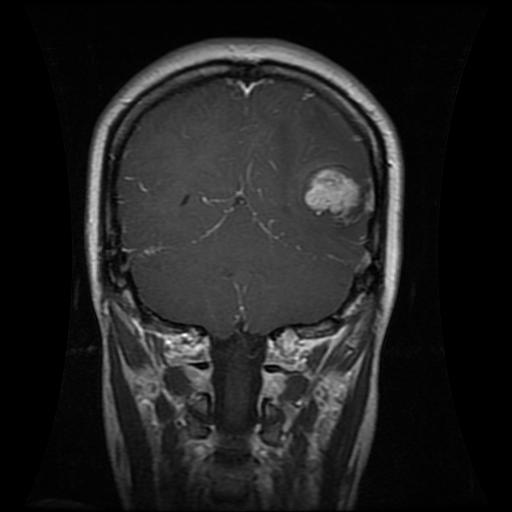
#> input picture BrainTumor/Brain_glioma/gl-0006.jpg, 512 x 512 px, found by its file name; its folder holds only this picture in this run
$ python ArrfProgram.py   (older library calls are emulated)
#> lines starting #> are read from the running program, lines starting #| are printed output that depends on the picture
import os
import cv2
import numpy as np
import pywt
from skimage.feature import graycomatrix, graycoprops, local_binary_pattern, hog

# --- AYARLAR ---
DATASET_PATH = r"C:\Users\murat\Desktop\MuratEfeSahin230404056Proje\BrainTumor"

def extract_glcm_features(image):
    # GLCM özelliklerini 0, 45, 90 ve 135 derece yönleri için hesaplar
    angles = [0, np.pi/4, np.pi/2, 3*np.pi/4]
    distances = [1]
    glcm = graycomatrix(image, distances, angles, levels=256, symmetric=True, normed=True)

    # PDF'de istenen 6 ana doku özelliği
    props = ['contrast', 'dissimilarity', 'homogeneity', 'energy', 'correlation', 'ASM']

    # Farklı yönlerden elde edilen özelliklerin ortalamasını alarak tek bir vektör oluşturur
    features = [np.mean(graycoprops(glcm, p)) for p in props]
    return features

def extract_lbp_features(image):
    # Local Binary Pattern (LBP) (Yerel doku deseni) özelliklerini çıkarır
    lbp = local_binary_pattern(image, 8, 1, method='uniform')
    (hist, _) = np.histogram(lbp.ravel(), bins=np.arange(0, 11), range=(0, 10))
    hist = hist.astype("float")
    hist /= (hist.sum() + 1e-7)
    return hist.tolist()

def extract_hog_features(image):
    # Histogram of Oriented Gradients (HOG) (kenar ve şekil) özelliklerini çıkarır
    # Özellik sayısını optimize etmek için 32x32 boyutlandırma
    resized_img = cv2.resize(image, (32, 32))
    fd = hog(resized_img, orientations=9, pixels_per_cell=(8, 8),
             cells_per_block=(2, 2), visualize=False)
    return fd.tolist()

def save_arff(filename, feature_names, data_list, classes):
    # Özellikleri Weka tarafından okunabilir .arff formatında kaydeder
    with open(filename, 'w') as f:
        f.write("@RELATION image_processing_final\n\n")
        for name in feature_names:
            f.write(f"@ATTRIBUTE {name} NUMERIC\n")
        class_str = ",".join(classes)
        f.write(f"@ATTRIBUTE class {{{class_str}}}\n\n")
        f.write("@DATA\n")
        for row in data_list:
            line = ",".join([str(v) for v in row])
            f.write(line + "\n")

# --- ANA DÖNGÜ ---
CLASSES = sorted([d for d in os.listdir(DATASET_PATH) if os.path.isdir(os.path.join(DATASET_PATH, d))])
glcm_data, glcm_lbp_data, glcm_lbp_hog_data, wavelet_data = [], [], [], []

print(f"Toplam {len(CLASSES)} sınıf için işlem başlatıldı...")

# Tek tek resimleri döngü ile işliyoruz
for class_name in CLASSES:
    class_dir = os.path.join(DATASET_PATH, class_name)
    image_names = [f for f in os.listdir(class_dir) if f.lower().endswith(('.png', '.jpg', '.jpeg'))]

    print(f"> {class_name} sınıfı işleniyor ({len(image_names)} görüntü)...")

    for img_name in image_names:
        img_path = os.path.join(class_dir, img_name)
        image = cv2.imread(img_path, cv2.IMREAD_GRAYSCALE) # Görüntüyü gri tonlamaya dönüştürme
#> image is the input picture: shape (512, 512); min 0, max 255, mean 32.8
        if image is None: continue

        # 1. Standart Özellikler (GLCM, LBP, HOG)
        f_glcm = extract_glcm_features(image)
#> in extract_glcm_features, `features = [np.mean(graycoprops(glcm, p)) for p in props]`: features = [49.41, 3.14, 0.564, 0.232, 0.984, 0.0539]
#> f_glcm = [49.41, 3.14, 0.564, 0.232, 0.984, 0.0539]
        f_lbp = extract_lbp_features(image)
#> in extract_lbp_features, `lbp = local_binary_pattern(image, 8, 1, method='uniform')`:
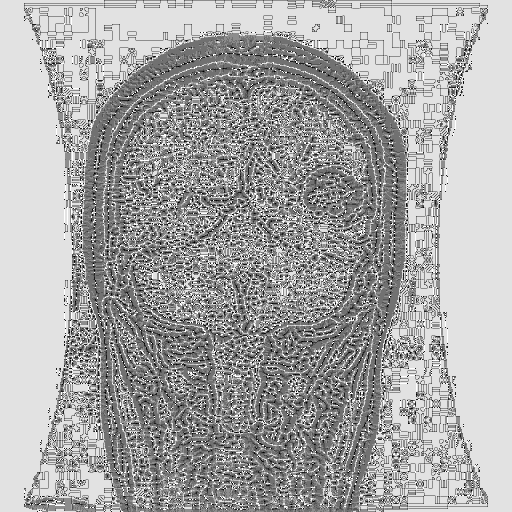
#> lbp: shape (512, 512) float64; min 0, max 9, mean 5.91; drawn with min black and max white
#> in extract_lbp_features, `(hist, _) = np.histogram(lbp.ravel(), bins=np.arange(0, 11), range=(0,..`: hist = [2112, 6951, 5513, 22820, 45699, 41118, 13735, 10714, 103323, 10159]
#> in extract_lbp_features, `hist /= (hist.sum() + 1e-7)`: hist = [0.00806, 0.0265, 0.021, 0.0871, 0.174, 0.157, 0.0524, 0.0409, 0.394, 0.0388]
#> f_lbp has the same summary as hist in extract_lbp_features
        f_hog = extract_hog_features(image)
#> in extract_hog_features, `resized_img = cv2.resize(image, (32, 32))`:
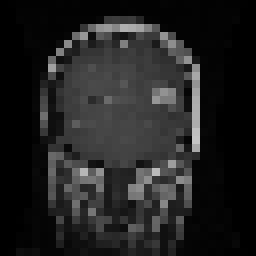
#> resized_img: shape (32, 32) (shown 8 times larger); min 0, max 196, mean 33.4
#> in extract_hog_features, `fd = hog(resized_img, orientations=9, pixels_per_cell=(8, 8), cells_pe..`: fd = 324 values, max 0.331 at index 11, min 0 at index 16, mean 0.134
#> f_hog has the same summary as fd in extract_hog_features

        # 2. Bonus: Wavelet Transform (LL alt bandı üzerinden GLCM)
        coeffs2 = pywt.dwt2(image.astype(float), 'bior1.3')
        LL, _ = coeffs2
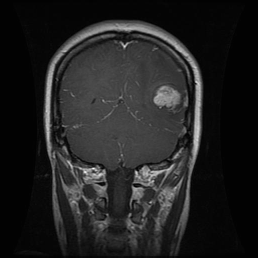
#> LL: shape (258, 258) float64; min -5.98, max 520.9, mean 64.7; drawn with min black and max white
        LL_norm = cv2.normalize(LL, None, 0, 255, cv2.NORM_MINMAX).astype(np.uint8)
        f_wavelet_glcm = extract_glcm_features(LL_norm)
#> f_wavelet_glcm = [154.8, 5.44, 0.5, 0.227, 0.947, 0.0515]

        # Veri Birleştirme (Feature Fusion)
        glcm_data.append(f_glcm + [class_name])
        glcm_lbp_data.append(f_glcm + f_lbp + [class_name])
        glcm_lbp_hog_data.append(f_glcm + f_lbp + f_hog + [class_name])
        wavelet_data.append(f_wavelet_glcm + [class_name])
#> pass 2 of the loop `for class_name in CLASSES:`:
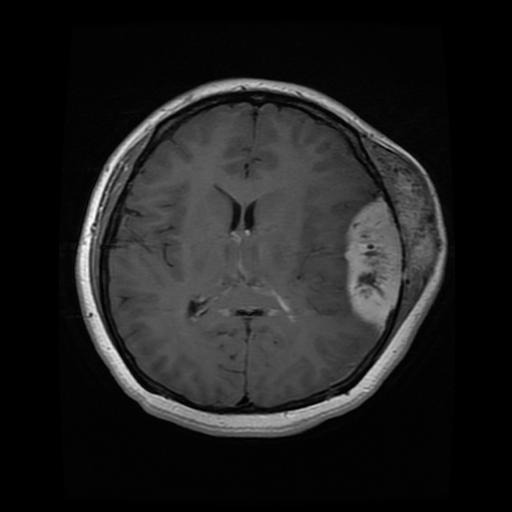
#> input picture BrainTumor/Brain_meningioma/me-0005.jpg, 512 x 512 px, found by its file name
#> image is the input picture: shape (512, 512); min 0, max 255, mean 31.9
#> f_glcm = [52.92, 2.57, 0.67, 0.309, 0.986, 0.0953]
#> in extract_lbp_features (call 2), `lbp = local_binary_pattern(image, 8, 1, method='uniform')`:
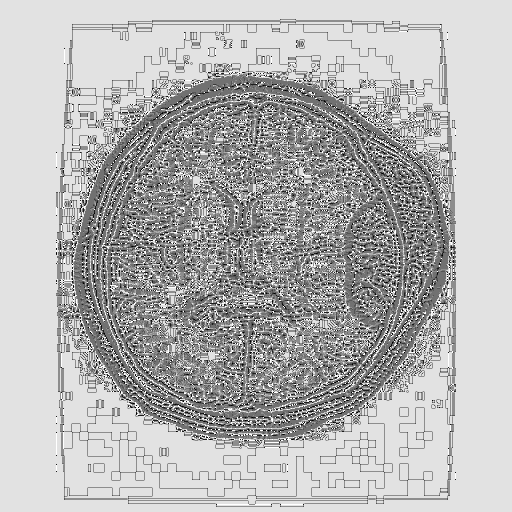
#> lbp: shape (512, 512) float64; min 0, max 9, mean 6.42; drawn with min black and max white
#> in extract_lbp_features (call 2), `(hist, _) = np.histogram(lbp.ravel(), bins=np.arange(0, 11), range=(0,..`: hist = [2148, 5924, 3957, 15242, 32269, 35309, 10681, 8744, 138916, 8954]
#> in extract_lbp_features (call 2), `hist /= (hist.sum() + 1e-7)`: hist = [0.00819, 0.0226, 0.0151, 0.0581, 0.123, 0.135, 0.0407, 0.0334, 0.53, 0.0342]
#> f_lbp has the same summary as hist in extract_lbp_features
#> f_hog = 324 values, max 0.322 at index 11, min 0 at index 5, mean 0.133
#> `LL, _ = coeffs2`:
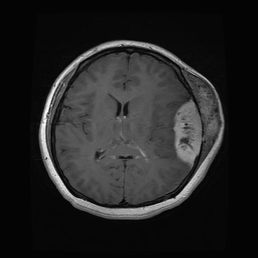
#> LL: shape (258, 258) float64; min -9.15, max 497.5, mean 62.8; drawn with min black and max white
#> f_wavelet_glcm = [167.7, 4.51, 0.614, 0.307, 0.956, 0.0944]

# --- KAYIT İŞLEMLERİ ---
#Değerlerin İsimlendirmelerini Yapıyoruz.
glcm_names = ['Contrast', 'Dissimilarity', 'Homogeneity', 'Energy', 'Correlation', 'ASM']
lbp_names = [f'LBP_Bin_{i}' for i in range(10)]
hog_names = [f'HOG_{i+1}' for i in range(len(glcm_lbp_hog_data[0]) - 17)]
#> hog_names = 324 items, first 6: 'HOG_1', 'HOG_2', 'HOG_3', 'HOG_4', 'HOG_5', 'HOG_6'
wavelet_names = [f'Wavelet_{n}' for n in glcm_names]

print("ARFF dosyaları oluşturuluyor...")
save_arff('glcm.arff', glcm_names, glcm_data, CLASSES)
#> the loop in save_arff, `for row in data_list:` made 2 passes
save_arff('glcm_lbp.arff', glcm_names + lbp_names, glcm_lbp_data, CLASSES)
#> the loop in save_arff (call 2), `for name in feature_names:` made 16 passes
#> name on passes 1 to 12: 'Contrast', 'Dissimilarity', 'Homogeneity', 'Energy', 'Correlation', 'ASM', 'LBP_Bin_0', 'LBP_Bin_1', 'LBP_Bin_2', 'LBP_Bin_3', 'LBP_Bin_4', 'LBP_Bin_5'
#> the loop in save_arff (call 2), `for row in data_list:` made 2 passes
save_arff('glcm_lbp_hog.arff', glcm_names + lbp_names + hog_names, glcm_lbp_hog_data, CLASSES)
save_arff('wavelet_glcm.arff', wavelet_names, wavelet_data, CLASSES)

print("İşlem tamamlandı.")
